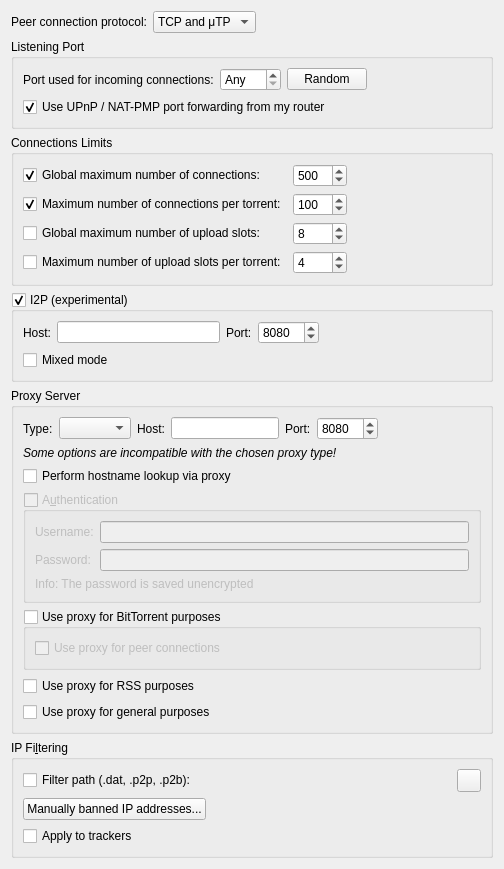
          <widget class="QWidget" name="scrollAreaWidgetContents_3">
           <property name="geometry">
            <rect>
             <x>0</x>
             <y>0</y>
             <width>504</width>
             <height>848</height>
            </rect>
           </property>
           <layout class="QVBoxLayout" name="verticalLayout_20">
            <item>
             <layout class="QHBoxLayout" name="horizontalLayout_12">
              <item>
               <widget class="QLabel" name="label_24">
                <property name="text">
                 <string>Peer connection protocol:</string>
                </property>
               </widget>
              </item>
              <item>
               <widget class="QComboBox" name="comboProtocol">
                <item>
                 <property name="text">
                  <string>TCP and μTP</string>
                 </property>
                </item>
                <item>
                 <property name="text">
                  <string notr="true">TCP</string>
                 </property>
                </item>
                <item>
                 <property name="text">
                  <string notr="true">μTP</string>
                 </property>
                </item>
               </widget>
              </item>
              <item>
               <spacer name="horizontalSpacer_23">
                <property name="orientation">
                 <enum>Qt::Orientation::Horizontal</enum>
                </property>
                <property name="sizeHint" stdset="0">
                 <size>
                  <width>40</width>
                  <height>20</height>
                 </size>
                </property>
               </spacer>
              </item>
             </layout>
            </item>
            <item>
             <widget class="QGroupBox" name="ListeningPortBox">
              <property name="title">
               <string>Listening Port</string>
              </property>
              <layout class="QVBoxLayout" name="listeningPortLayout">
               <item>
                <layout class="QHBoxLayout" name="listeningPortLayout2">
                 <item>
                  <widget class="QLabel" name="lbl_ports">
                   <property name="text">
                    <string>Port used for incoming connections:</string>
                   </property>
                  </widget>
                 </item>
                 <item>
                  <widget class="QSpinBox" name="spinPort">
                   <property name="toolTip">
                    <string>Set to 0 to let your system pick an unused port</string>
                   </property>
                   <property name="specialValueText">
                    <string>Any</string>
                   </property>
                   <property name="maximum">
                    <number>65535</number>
                   </property>
                  </widget>
                 </item>
                 <item>
                  <widget class="QPushButton" name="randomButton">
                   <property name="text">
                    <string>Random</string>
                   </property>
                  </widget>
                 </item>
                 <item>
                  <spacer name="horizontalSpacer_4">
                   <property name="orientation">
                    <enum>Qt::Orientation::Horizontal</enum>
                   </property>
                   <property name="sizeHint" stdset="0">
                    <size>
                     <width>40</width>
                     <height>20</height>
                    </size>
                   </property>
                  </spacer>
                 </item>
                </layout>
               </item>
               <item>
                <widget class="QCheckBox" name="checkUPnP">
                 <property name="text">
                  <string>Use UPnP / NAT-PMP port forwarding from my router</string>
                 </property>
                 <property name="checked">
                  <bool>true</bool>
                 </property>
                </widget>
               </item>
              </layout>
             </widget>
            </item>
            <item>
             <widget class="QGroupBox" name="nbConnecBox">
              <property name="title">
               <string>Connections Limits</string>
              </property>
              <layout class="QGridLayout" name="gridLayout">
               <item row="0" column="0">
                <widget class="QCheckBox" name="checkMaxConnections">
                 <property name="text">
                  <string>Global maximum number of connections:</string>
                 </property>
                 <property name="checked">
                  <bool>true</bool>
                 </property>
                </widget>
               </item>
               <item row="0" column="1">
                <widget class="QSpinBox" name="spinMaxConnec">
                 <property name="enabled">
                  <bool>true</bool>
                 </property>
                 <property name="minimum">
                  <number>2</number>
                 </property>
                 <property name="maximum">
                  <number>2000</number>
                 </property>
                 <property name="value">
                  <number>500</number>
                 </property>
                </widget>
               </item>
               <item row="0" column="2">
                <spacer name="horizontalSpacer_3">
                 <property name="orientation">
                  <enum>Qt::Orientation::Horizontal</enum>
                 </property>
                 <property name="sizeHint" stdset="0">
                  <size>
                   <width>40</width>
                   <height>20</height>
                  </size>
                 </property>
                </spacer>
               </item>
               <item row="1" column="0">
                <widget class="QCheckBox" name="checkMaxConnectionsPerTorrent">
                 <property name="text">
                  <string>Maximum number of connections per torrent:</string>
                 </property>
                 <property name="checked">
                  <bool>true</bool>
                 </property>
                </widget>
               </item>
               <item row="1" column="1">
                <widget class="QSpinBox" name="spinMaxConnecPerTorrent">
                 <property name="minimum">
                  <number>2</number>
                 </property>
                 <property name="maximum">
                  <number>2000</number>
                 </property>
                 <property name="value">
                  <number>100</number>
                 </property>
                </widget>
               </item>
               <item row="2" column="0">
                <widget class="QCheckBox" name="checkMaxUploads">
                 <property name="text">
                  <string>Global maximum number of upload slots:</string>
                 </property>
                </widget>
               </item>
               <item row="2" column="1">
                <widget class="QSpinBox" name="spinMaxUploads">
                 <property name="maximum">
                  <number>2000</number>
                 </property>
                 <property name="value">
                  <number>8</number>
                 </property>
                </widget>
               </item>
               <item row="3" column="0">
                <widget class="QCheckBox" name="checkMaxUploadsPerTorrent">
                 <property name="text">
                  <string>Maximum number of upload slots per torrent:</string>
                 </property>
                </widget>
               </item>
               <item row="3" column="1">
                <widget class="QSpinBox" name="spinMaxUploadsPerTorrent">
                 <property name="maximum">
                  <number>500</number>
                 </property>
                 <property name="value">
                  <number>4</number>
                 </property>
                </widget>
               </item>
              </layout>
             </widget>
            </item>
            <item>
             <widget class="QGroupBox" name="groupI2P">
              <property name="title">
               <string>I2P (experimental)</string>
              </property>
              <property name="checkable">
               <bool>true</bool>
              </property>
              <property name="checked">
               <bool>true</bool>
              </property>
              <layout class="QVBoxLayout" name="verticalLayout_40">
               <item>
                <layout class="QHBoxLayout" name="i2pLayout">
                 <item>
                  <widget class="QLabel" name="labelI2PHost">
                   <property name="text">
                    <string>Host:</string>
                   </property>
                  </widget>
                 </item>
                 <item>
                  <widget class="QLineEdit" name="textI2PHost"/>
                 </item>
                 <item>
                  <widget class="QLabel" name="labelI2PPort">
                   <property name="text">
                    <string>Port:</string>
                   </property>
                  </widget>
                 </item>
                 <item>
                  <widget class="QSpinBox" name="spinI2PPort">
                   <property name="minimum">
                    <number>1</number>
                   </property>
                   <property name="maximum">
                    <number>65535</number>
                   </property>
                   <property name="value">
                    <number>8080</number>
                   </property>
                  </widget>
                 </item>
                 <item>
                  <spacer name="horizontalSpacer_22">
                   <property name="orientation">
                    <enum>Qt::Orientation::Horizontal</enum>
                   </property>
                   <property name="sizeHint" stdset="0">
                    <size>
                     <width>40</width>
                     <height>20</height>
                    </size>
                   </property>
                  </spacer>
                 </item>
                </layout>
               </item>
               <item>
                <widget class="QCheckBox" name="checkI2PMixed">
                 <property name="toolTip">
                  <string>&lt;html&gt;&lt;head/&gt;&lt;body&gt;&lt;p&gt;If &quot;mixed mode&quot; is enabled I2P torrents are allowed to also get peers from other sources than the tracker, and connect to regular IPs, not providing any anonymization. This may be useful if the user is not interested in the anonymization of I2P, but still wants to be able to connect to I2P peers.&lt;/p&gt;&lt;/body&gt;&lt;/html&gt;</string>
                 </property>
                 <property name="text">
                  <string>Mixed mode</string>
                 </property>
                </widget>
               </item>
              </layout>
             </widget>
            </item>
            <item>
             <widget class="QGroupBox" name="groupProxy">
              <property name="enabled">
               <bool>true</bool>
              </property>
              <property name="title">
               <string>Proxy Server</string>
              </property>
              <layout class="QVBoxLayout" name="verticalLayout_29">
               <item>
                <layout class="QHBoxLayout" name="proxyTypeLayout">
                 <item>
                  <widget class="QLabel" name="ProxyType_lbl">
                   <property name="text">
                    <string>Type:</string>
                   </property>
                  </widget>
                 </item>
                 <item>
                  <widget class="QComboBox" name="comboProxyType"/>
                 </item>
                 <item>
                  <widget class="QLabel" name="lblProxyIP">
                   <property name="text">
                    <string>Host:</string>
                   </property>
                  </widget>
                 </item>
                 <item>
                  <widget class="QLineEdit" name="textProxyIP"/>
                 </item>
                 <item>
                  <widget class="QLabel" name="lblProxyPort">
                   <property name="text">
                    <string>Port:</string>
                   </property>
                  </widget>
                 </item>
                 <item>
                  <widget class="QSpinBox" name="spinProxyPort">
                   <property name="minimum">
                    <number>1</number>
                   </property>
                   <property name="maximum">
                    <number>65535</number>
                   </property>
                   <property name="value">
                    <number>8080</number>
                   </property>
                  </widget>
                 </item>
                 <item>
                  <spacer name="horizontalSpacer_24">
                   <property name="orientation">
                    <enum>Qt::Orientation::Horizontal</enum>
                   </property>
                   <property name="sizeHint" stdset="0">
                    <size>
                     <width>20</width>
                     <height>20</height>
                    </size>
                   </property>
                  </spacer>
                 </item>
                </layout>
               </item>
               <item>
                <widget class="QLabel" name="labelProxyTypeIncompatible">
                 <property name="font">
                  <font>
                   <italic>true</italic>
                  </font>
                 </property>
                 <property name="text">
                  <string>Some options are incompatible with the chosen proxy type!</string>
                 </property>
                </widget>
               </item>
               <item>
                <widget class="QCheckBox" name="checkProxyHostnameLookup">
                 <property name="toolTip">
                  <string>If checked, hostname lookups are done via the proxy</string>
                 </property>
                 <property name="text">
                  <string>Perform hostname lookup via proxy</string>
                 </property>
                </widget>
               </item>
               <item>
                <widget class="QGroupBox" name="checkProxyAuth">
                 <property name="enabled">
                  <bool>false</bool>
                 </property>
                 <property name="title">
                  <string>A&amp;uthentication</string>
                 </property>
                 <property name="checkable">
                  <bool>true</bool>
                 </property>
                 <property name="checked">
                  <bool>false</bool>
                 </property>
                 <layout class="QVBoxLayout" name="verticalLayout_24">
                  <item>
                   <layout class="QGridLayout" name="gridLayout_12">
                    <item row="0" column="0">
                     <widget class="QLabel" name="lblProxyUsername">
                      <property name="text">
                       <string>Username:</string>
                      </property>
                     </widget>
                    </item>
                    <item row="0" column="1">
                     <widget class="QLineEdit" name="textProxyUsername"/>
                    </item>
                    <item row="1" column="0">
                     <widget class="QLabel" name="lblProxyPassword">
                      <property name="text">
                       <string>Password:</string>
                      </property>
                     </widget>
                    </item>
                    <item row="1" column="1">
                     <widget class="QLineEdit" name="textProxyPassword">
                      <property name="echoMode">
                       <enum>QLineEdit::EchoMode::Password</enum>
                      </property>
                     </widget>
                    </item>
                   </layout>
                  </item>
                  <item>
                   <widget class="QLabel" name="label_23">
                    <property name="text">
                     <string>Info: The password is saved unencrypted</string>
                    </property>
                   </widget>
                  </item>
                 </layout>
                </widget>
               </item>
               <item>
                <widget class="QGroupBox" name="checkProxyBitTorrent">
                 <property name="title">
                  <string>Use proxy for BitTorrent purposes</string>
                 </property>
                 <property name="checkable">
                  <bool>true</bool>
                 </property>
                 <property name="checked">
                  <bool>false</bool>
                 </property>
                 <layout class="QVBoxLayout" name="verticalLayoutProxyBitTorrent">
                  <item>
                   <widget class="QCheckBox" name="checkProxyPeerConnections">
                    <property name="toolTip">
                     <string>Otherwise, the proxy server is only used for tracker connections</string>
                    </property>
                    <property name="text">
                     <string>Use proxy for peer connections</string>
                    </property>
                   </widget>
                  </item>
                 </layout>
                </widget>
               </item>
               <item>
                <widget class="QCheckBox" name="checkProxyRSS">
                 <property name="toolTip">
                  <string>RSS feeds will use proxy</string>
                 </property>
                 <property name="text">
                  <string>Use proxy for RSS purposes</string>
                 </property>
                 <property name="checked">
                  <bool>false</bool>
                 </property>
                </widget>
               </item>
               <item>
                <widget class="QCheckBox" name="checkProxyMisc">
                 <property name="toolTip">
                  <string>Search engine, software updates or anything else will use proxy</string>
                 </property>
                 <property name="text">
                  <string>Use proxy for general purposes</string>
                 </property>
                 <property name="checked">
                  <bool>false</bool>
                 </property>
                </widget>
               </item>
              </layout>
             </widget>
            </item>
            <item>
             <widget class="QGroupBox" name="groupIPFilter">
              <property name="title">
               <string>IP Fi&amp;ltering</string>
              </property>
              <layout class="QVBoxLayout" name="verticalLayout_17">
               <item>
                <layout class="QHBoxLayout" name="horizontalLayout_11">
                 <item>
                  <widget class="QCheckBox" name="checkIPFilter">
                   <property name="text">
                    <string>Filter path (.dat, .p2p, .p2b):</string>
                   </property>
                  </widget>
                 </item>
                 <item>
                  <widget class="FileSystemPathLineEdit" name="textFilterPath" native="true"/>
                 </item>
                 <item>
                  <widget class="QToolButton" name="IpFilterRefreshBtn">
                   <property name="toolTip">
                    <string>Reload the filter</string>
                   </property>
                  </widget>
                 </item>
                </layout>
               </item>
               <item>
                <widget class="QPushButton" name="banListButton">
                 <property name="sizePolicy">
                  <sizepolicy hsizetype="Fixed" vsizetype="Fixed">
                   <horstretch>0</horstretch>
                   <verstretch>0</verstretch>
                  </sizepolicy>
                 </property>
                 <property name="text">
                  <string>Manually banned IP addresses...</string>
                 </property>
                </widget>
               </item>
               <item>
                <widget class="QCheckBox" name="checkIpFilterTrackers">
                 <property name="text">
                  <string>Apply to trackers</string>
                 </property>
                </widget>
               </item>
              </layout>
             </widget>
            </item>
            <item>
             <spacer name="verticalSpacer_3">
              <property name="orientation">
               <enum>Qt::Orientation::Vertical</enum>
              </property>
              <property name="sizeHint" stdset="0">
               <size>
                <width>20</width>
                <height>40</height>
               </size>
              </property>
             </spacer>
            </item>
           </layout>
          </widget>
